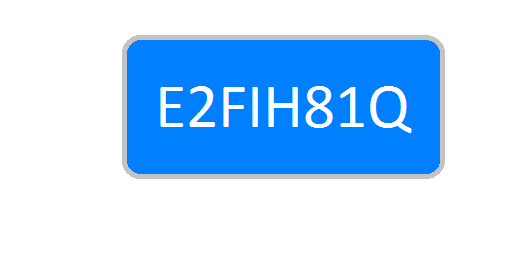
%> input picture Image-Processing/Lab5/data/car_license_plate.bmp, 512 x 256 px
$ octave test12.m   (GNU Octave 9; MATLAB toolbox functions it lacks are replaced by stand-ins)
%> lines starting %> are read from the running program, lines starting %| are printed output that depends on the picture; in (x1, y1, x2, y2) boxes, pixels count from 0 and x2, y2 are one past the last pixel; in counts of white or black regions, pixels touching at a corner belong together; the program's own positions count from 1
im_CLP_original = imread('car_license_plate.bmp');
%> im_CLP_original is the input picture: size 256x512x3 uint8; mean R, G, B 178.4, 215.8, 253
im_CLP = rgb2gray(im_CLP_original);
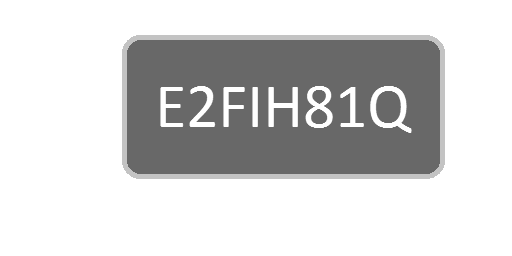
%> im_CLP: size 256x512 uint8; min 104, max 255, mean 208.8
im_AT_original = imread('alphanumeric_templates .bmp');
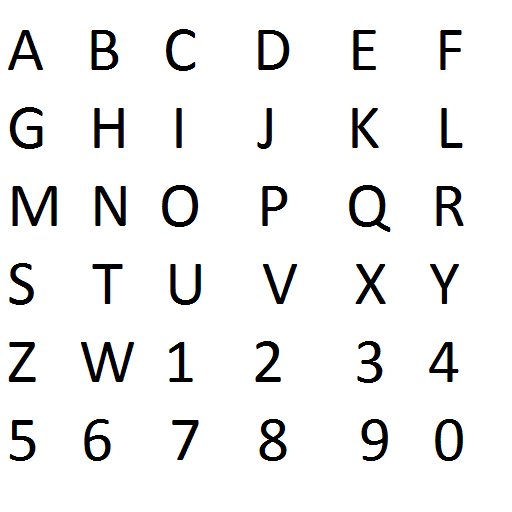
%> input picture Image-Processing/Lab5/data/alphanumeric_templates .bmp, 512 x 512 px
%> im_AT_original is the input picture: size 512x512x3 uint8; mean R, G, B 239, 239, 239
im_AT_reversed = imcomplement(rgb2gray(im_AT_original));
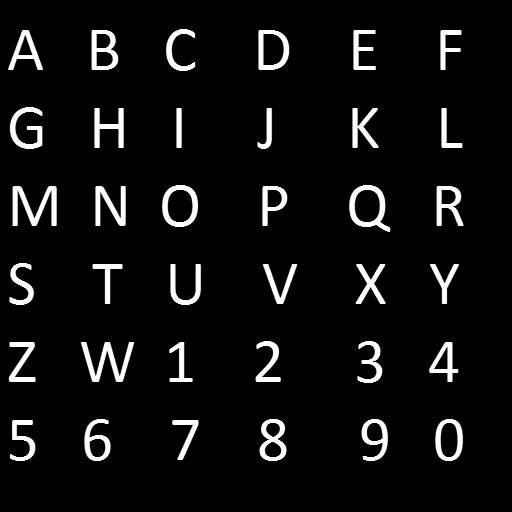
%> im_AT_reversed: size 512x512 uint8; min 0, max 255, mean 16
im_CLP_binarized = imbinarize(im_CLP,'adaptive','Sensitivity',0.2);
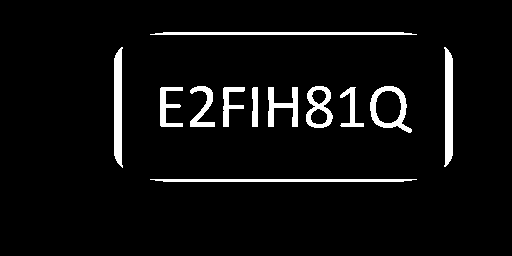
%> im_CLP_binarized: size 256x512 logical; 5.2% white; 12 white regions, largest, box (x1, y1, x2, y2) and area: (114, 47, 123, 168) 894, (444, 47, 453, 167) 892, (150, 32, 417, 35) 765
im_AT_binarized = imbinarize(im_AT_reversed,0.2);
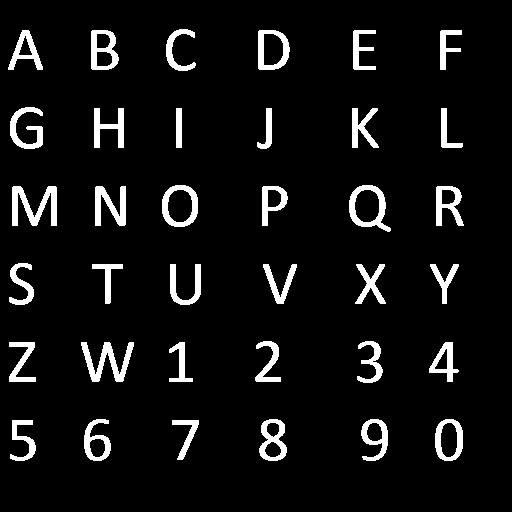
%> im_AT_binarized: size 512x512 logical; 7% white; 36 white regions, largest, box (x1, y1, x2, y2) and area: (12, 186, 57, 226) 910, (81, 342, 134, 382) 870, (349, 185, 391, 232) 714
%% Character detection
im = im_CLP_binarized;
im_SE = im_AT_binarized;
%% Edges detection for car license plate
a = sum(im);
%> a = 512 values, max 120 at index 122, min 0 at index 1, mean 13.4
%> (the run ends here)
